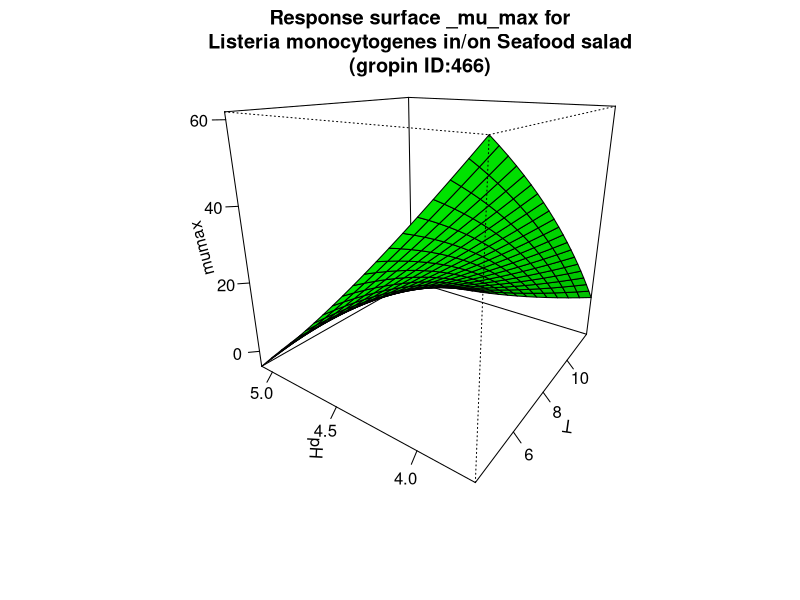

Generate this figure with R:
#############################
# start of Parameter script
#############################
T <- seq(4.004,11.988011988012,length.out=21)
pH <- seq(3.7037,5.0949050949051,length.out=21)
#############################
# end of Parameter script
#############################
############################# 
# start of Model script Gropin ID 466 
#############################
 
# constant coefficients for this model
 
variables <- data.frame(T,pH)
argumentsPar <- unique.data.frame(expand.grid(variables))
 
# heart of the model
response_surface <- function(T,pH) {
   mumax <-429.59-21.45*T-115.01*pH+4.987*T*pH-0.237*(T^2)+5.38*(pH^2)

	return(mumax=mumax)
} 

# output parameters
responseSurface <- cbind(argumentsPar,response_surface(argumentsPar['T'],argumentsPar['pH']))
colnames(responseSurface) <- c(colnames(argumentsPar),'mumax')
#############################
# End of Model script
#############################
############################# 
# start of Visualisation script Gropin ID 466 
#############################
titleText <-'Response surface _mu_max for
Listeria monocytogenes in/on Seafood salad
(gropin ID:466)'
persp(T,pH,matrix(unlist(responseSurface$'mumax'),nrow=21),col = 'green',xlab='T',ylab='pH',zlab='mumax',main=titleText,theta=305,phi=20,shade=0.25,ticktype = 'detailed')
#############################
# End of Visualisation script
#############################
